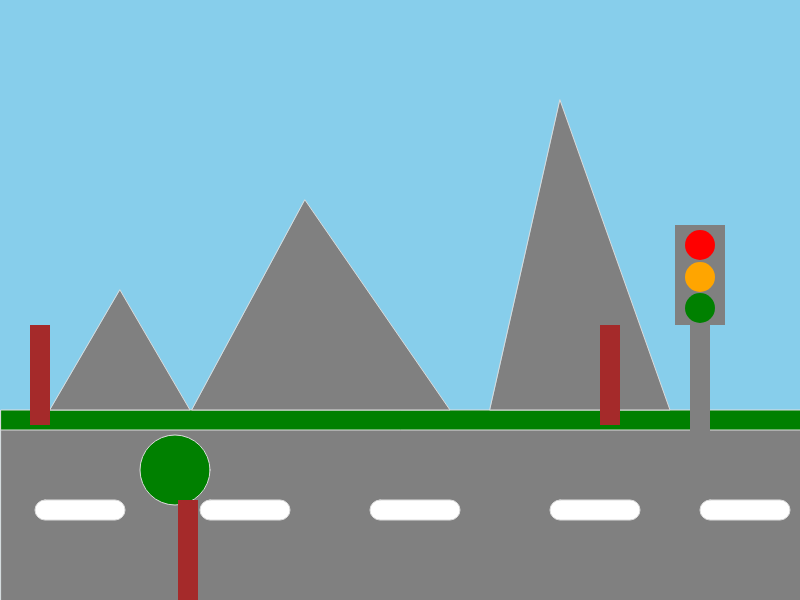
Frame 1 (no input)
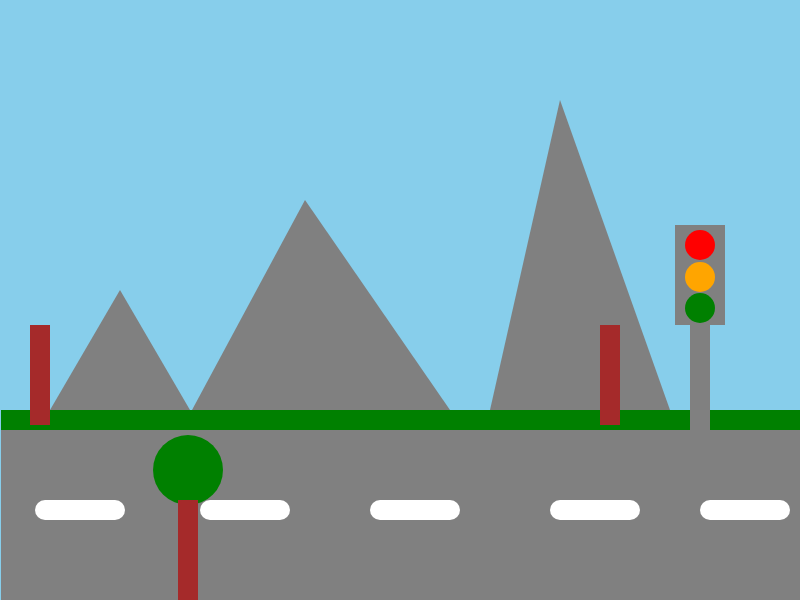
Frame 60 (no input)
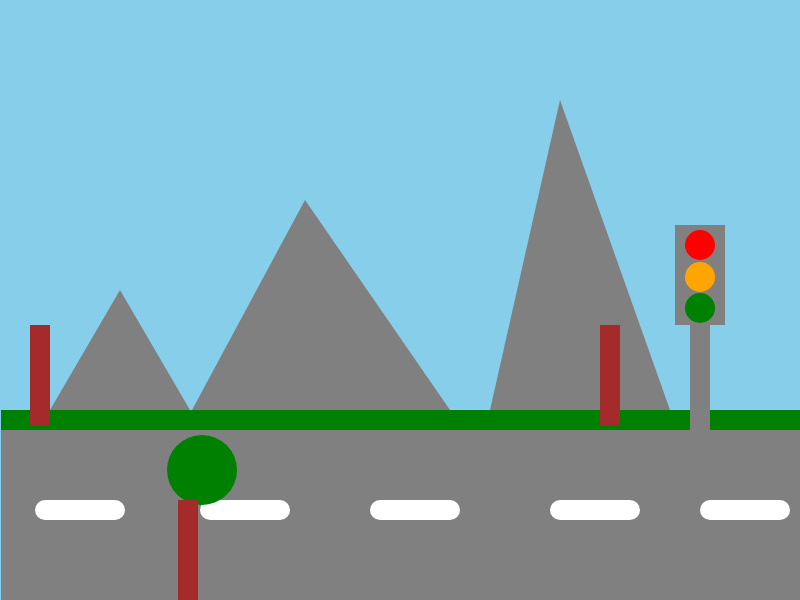
Frame 120 (the mouse pressed at the canvas centre since frame 60)

The p5.js sketch that drew these frames (run headless with seeded random() and noise() and a simulated clock; from frame 60 on, the mouse is pressed at the canvas centre):

// p5.js sketch
// ── sketch.js
let positiex = 175;
let boomachtergrondlinks = 40


function setup() {
  createCanvas(800, 600);
}

function draw() {
  background(135, 206, 235)
  stroke(220)




    // de basis van de bewegenede delen 


    ; //dit zijn de statische elementen 
  // de weg 
  fill('gray')
  rect(1, 425, 800, 500);
  fill('white')
  rect(35, 500, 90, 20, 20)
  rect(200, 500, 90, 20, 20)
  rect(370, 500, 90, 20, 20)
  rect(550, 500, 90, 20, 20)
  rect(700, 500, 90, 20, 20)

  // de bewegende elementen van de bomen
  fill("green")
  circle(positiex, 470, 70, 90, 70)
  positiex = positiex + 1;
  if (positiex > 220) positiex = 175;

    




    //het stuk groen tussen de weg en de bergen 
    fill("green")
    rect(1,410,800,20)


  // de bergen
 fill(128, 128, 128)
  triangle(50, 410, 190, 410, 120, 290)
  triangle(192, 410, 450, 410, 305, 200)
  triangle(490, 410, 670, 410, 560, 100)


  // de statishe elementen van de boom 
  strokeWeight(0)
  fill('brown')
  rect(178, 500, 20, 390)
  rect(30, 325, 20, 100)
  rect(600, 325, 20, 100)
  //ct(90, 325, 20, 100)


  // stoplicht statish
  fill('gray')
  rect(690, 325, 20, 140)
  rect(675, 225, 50, 100)
  fill('red')
  square(685, 230, 30, 30)
  fill('orange')
  square(685, 262, 30, 30)
  fill('green')
  square(685, 293, 30, 30)
}


// logica stoplicht 
function keyPressed() {
  if (key === "enter")
    console.log("enter enter ")
}  
